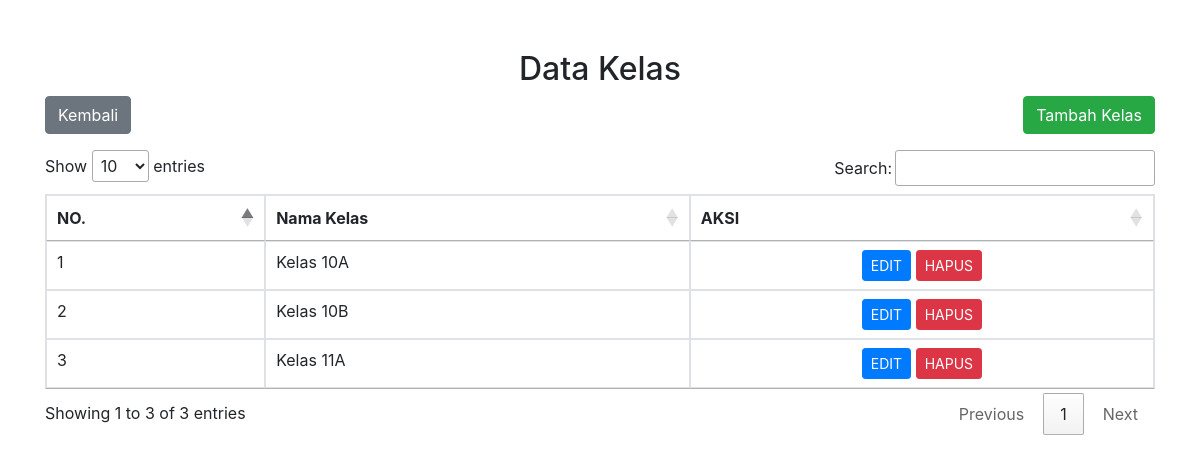
Screenshot of /kelas/index-kelas.php with the database file from the repository.
### tables this page shows
CREATE TABLE `kelas` (
  `id_kelas` int NOT NULL,
  `nama_kelas` varchar(20) NOT NULL
);

### kelas/kelas.php (called while the page is built, shortened)
<?php
class Kelas
{
    private $db;
    private $table = 'kelas';
    public function __construct($db)
    {
        $this->db = $db;
    }
    public function indexKelas()
    {
        $query = "SELECT * FROM {$this->table}";
        return $this->db->query($query);
    }
}
$db = new Database();
$connection = $db->getConnection();
$kelas = new kelas($connection);
$all_kelas = $kelas->indexKelas();

### kelas/index-kelas.php (the view, shortened to what this page needs)
<?php
include_once 'kelas.php';
?>
<!DOCTYPE html>
<html lang="en">
<head>
    <link rel="stylesheet" href="https://stackpath.bootstrapcdn.com/bootstrap/4.4.1/css/bootstrap.min.css">
    <link rel="stylesheet" href="//cdn.datatables.net/1.10.20/css/jquery.dataTables.min.css">
</head>
<body>
    <div class="container" style="margin-top: 50px;">
        <div class="row">
            <div class="col-md-12">
                <h2 class="text-center">Data Kelas</h2>
                <div class="d-flex justify-content-between mb-3">
                    <a href="../index.php" class="btn btn-secondary">Kembali</a>
                    <a href="add-kelas.php" class="btn btn-success">Tambah Kelas</a>
                </div>
                <table class="table table-bordered" id="myTable">
                    <thead>
                        <tr>
                            <th scope="col">NO.</th>
                            <th scope="col">Nama Kelas</th>
                            <th scope="col">AKSI</th>
                        </tr>
                    </thead>
                    <tbody>
                        <?php $no = 1;
                        while ($row = $all_kelas->fetch_assoc()): ?>
                            <tr>
                                <td><?php echo $no++ ?></td>
                                <td><?php echo $row['nama_kelas'] ?></td>
                                <td class="text-center">
                                    <a href="edit-kelas.php?id=<?php echo $row['id_kelas'] ?>" class="btn btn-sm btn-primary">EDIT</a>
                                    <a href="delete-kelas.php?id=<?php echo $row['id_kelas'] ?>" class="btn btn-sm btn-danger">HAPUS</a>
                                </td>
                            </tr>
                        <?php endwhile; ?>
                    </tbody>
                </table>
            </div>
        </div>
    </div>
</body>
</html>

### rows the page displays
kelas: nama_kelas "Kelas 10A"
kelas: nama_kelas "Kelas 10B"
kelas: nama_kelas "Kelas 11A"
